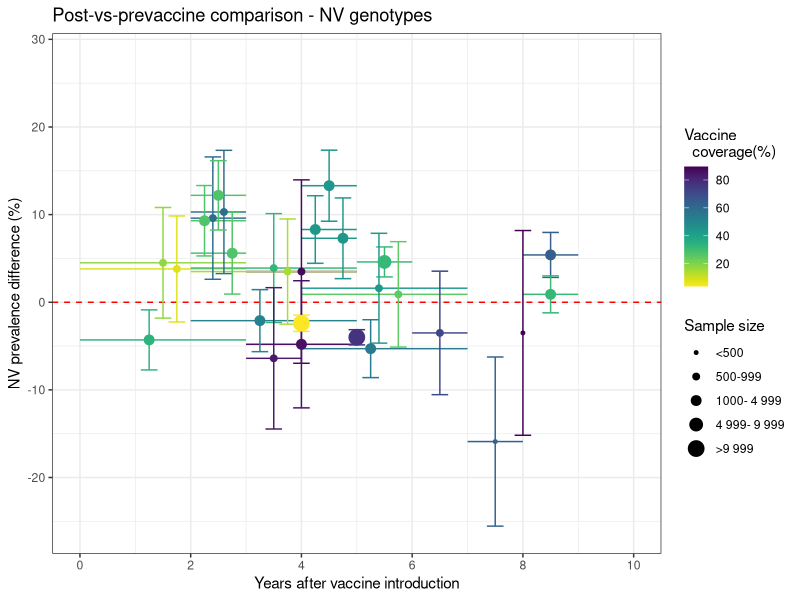
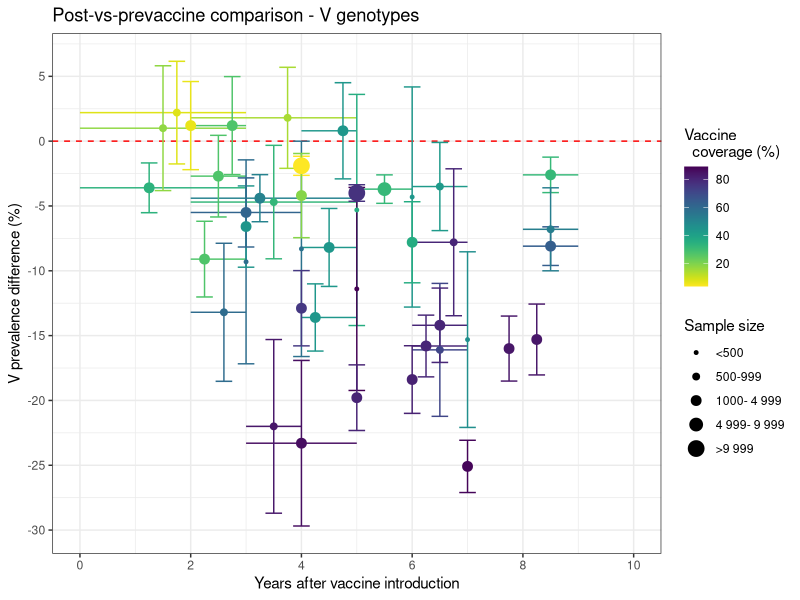
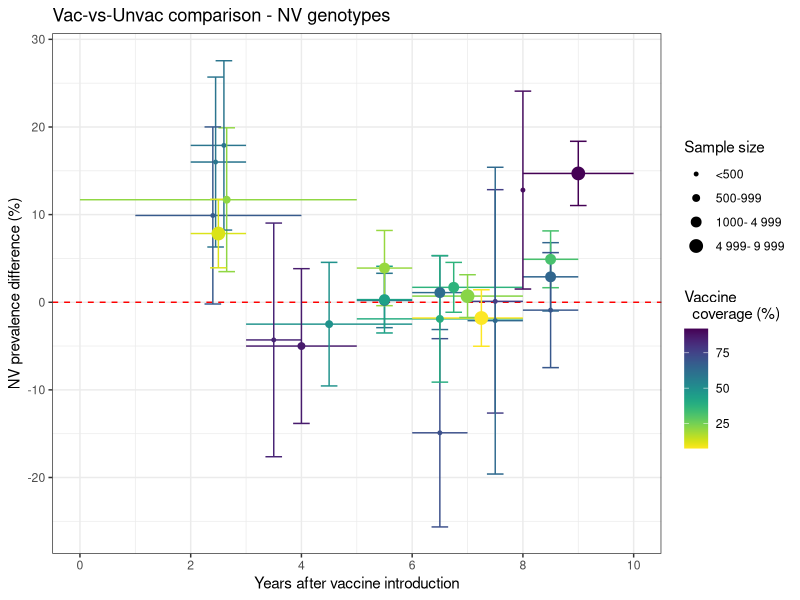
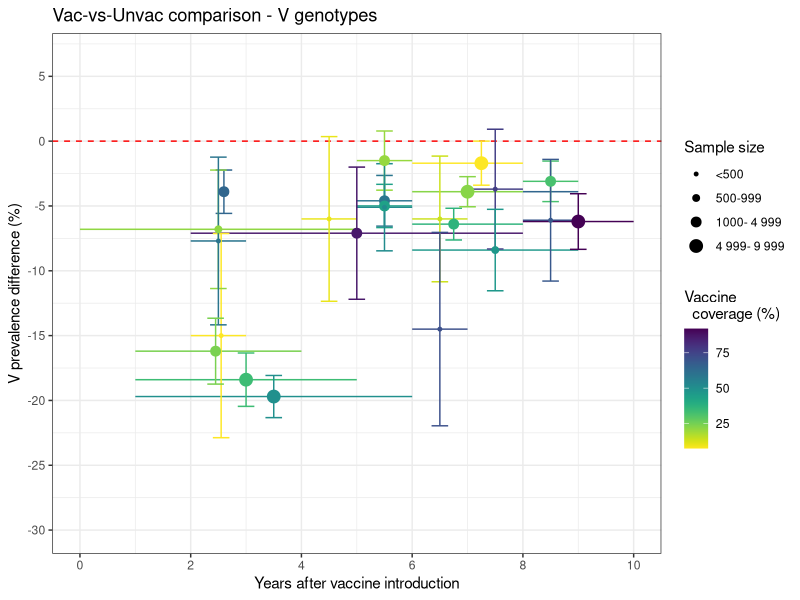

These figures' R source, in order:
rm(list = ls())

library(ggplot2)
library(viridis)

#setwd("Repositeries")
Revue<-read.csv2("review.csv")

#### Data formatting ----
Revue<-cbind(Revue,taille=Revue$taille_ref+Revue$taille_compa,tailleCat=Revue$taille_re,nameCat=c(rep("<500",25),rep("500-999",25),rep("1000- 4 999",25),rep("4 999- 9 999",25),rep(">9 999",18)))
Revue<-cbind(Revue,Nametaille=paste(Revue$taille,Revue$Name,sep=" "))
Revue$tailleCat[which(Revue$taille<500)]<-1
Revue$tailleCat[which(Revue$taille<1000 & Revue$taille>=500)]<-2
Revue$tailleCat[which(Revue$taille<5000 & Revue$taille>=1000)]<-3
Revue$tailleCat[which(Revue$taille<10000 & Revue$taille>=5000)]<-4
Revue$tailleCat[which(Revue$taille>=10000)]<-5

Revue$nameCat[which(Revue$taille<500)]<-"<500"
Revue$nameCat[which(Revue$taille<1000 & Revue$taille>=500)]="500-999"
Revue$nameCat[which(Revue$taille<5000 & Revue$taille>=1000)]<-"1000- 4 999"
Revue$nameCat[which(Revue$taille<10000 & Revue$taille>=5000)]<-"4 999- 9 999"
Revue$nameCat[which(Revue$taille>=10000)]<-">9 999"
Revue$vac<-as.numeric(as.character(Revue$vac))
Revue$decal<-as.numeric(as.character(Revue$decal))
Revue$Difference<-as.numeric(as.character(Revue$Difference))
Revue$IC_min<-as.numeric(as.character(Revue$IC_min))
Revue$IC_max<-as.numeric(as.character(Revue$IC_max))

Revue$nameCat <- factor(Revue$nameCat , levels = c("<500","500-999","1000- 4 999","4 999- 9 999",">9 999"))

revue_prePost<-Revue[which(Revue$design=="Pre/post" & Revue$genotype=="NV" ),]
revue_prePost<-as.data.frame(revue_prePost)

#figure 3C
ggplot()+ scale_y_continuous(limits=c(-26,28),breaks=seq(-30,30,10))+geom_hline(yintercept=c(0),color='red', linetype="dashed")+geom_segment(data=revue_prePost,aes(x=anne_min,xend=anne_max,y=Difference,yend=Difference, color=vac))+scale_color_viridis(name="Vaccine \n  coverage(%)",option = "D", direction = -1)+ theme_bw()+labs(title="Post-vs-prevaccine comparison - NV genotypes", x = "Years after vaccine introduction", y = "NV prevalence difference (%)")+geom_errorbar(data=revue_prePost,aes(x=decal,ymin=IC_min,ymax=IC_max, color=vac), width=.3)+geom_point(data=revue_prePost,aes(x=decal,y=Difference, color=vac,size=nameCat))+ scale_x_continuous(limits=c(0,10),breaks=seq(0,10,2))+scale_size_manual(name="Sample size",values=c(1,2,3,4,5),labels=c("<500","500-999","1000- 4 999","4 999- 9 999",">9 999"))


revue_prePost<-Revue[which(Revue$design=="Pre/post" & Revue$genotype=="V" ),]
revue_prePost<-as.data.frame(revue_prePost)
#figure 3A
ggplot()+ scale_y_continuous(limits=c(-30,6.5),breaks=seq(-30,5,5))+geom_hline(yintercept=c(0),color='red', linetype="dashed")+geom_segment(data=revue_prePost,aes(x=anne_min,xend=anne_max,y=Difference,yend=Difference, color=vac))+scale_color_viridis(name="Vaccine \n  coverage (%)",option = "D", direction = -1)+ theme_bw()+labs(title="Post-vs-prevaccine comparison - V genotypes", x = "Years after vaccine introduction", y = "V prevalence difference (%)")+geom_errorbar(data=revue_prePost,aes(x=decal,ymin=IC_min,ymax=IC_max, color=vac), width=.3)+geom_point(data=revue_prePost,aes(x=decal,y=Difference, color=vac,size=nameCat))+ scale_x_continuous(limits=c(0,10),breaks=seq(0,10,2))+scale_size_manual(name="Sample size",values=c(1,2,3,4,5),labels=c("<500","500-999","1000- 4 999","4 999- 9 999",">9 999"))



revue_prePost<-Revue[which(Revue$design=="Vac/Unvac" & Revue$genotype=="NV" ),]
revue_prePost<-as.data.frame(revue_prePost)

#figure 3D
ggplot()+ scale_y_continuous(limits=c(-26,28),breaks=seq(-30,30,10))+geom_hline(yintercept=c(0),color='red', linetype="dashed")+geom_segment(data=revue_prePost,aes(x=anne_min,xend=anne_max,y=Difference,yend=Difference, color=vac))+scale_color_viridis(name="Vaccine \n  coverage (%)",option = "D", direction = -1)+ theme_bw()+labs(title="Vac-vs-Unvac comparison - NV genotypes", x = "Years after vaccine introduction", y = "NV prevalence difference (%)")+geom_errorbar(data=revue_prePost,aes(x=decal,ymin=IC_min,ymax=IC_max, color=vac), width=.3)+geom_point(data=revue_prePost,aes(x=decal,y=Difference, color=vac,size=nameCat))+ scale_x_continuous(limits=c(0,10),breaks=seq(0,10,2))+scale_size_manual(name="Sample size",values=c(1,2,3,4,5),labels=c("<500","500-999","1000- 4 999","4 999- 9 999",">9 999"))


revue_prePost<-Revue[which(Revue$design=="Vac/Unvac" & Revue$genotype=="V" ),]
revue_prePost<-as.data.frame(revue_prePost)

#to see all points
revue_prePost$decal[1]<-2.55 
revue_prePost$decal[6]<-2.6

#figure 3B
ggplot()+ scale_y_continuous(limits=c(-30,6.5),breaks=seq(-30,5,5))+geom_hline(yintercept=c(0),color='red', linetype="dashed")+geom_segment(data=revue_prePost,aes(x=anne_min,xend=anne_max,y=Difference,yend=Difference, color=vac))+scale_color_viridis(name="Vaccine \n  coverage (%)",option = "D", direction = -1)+ theme_bw()+labs(title="Vac-vs-Unvac comparison - V genotypes", x = "Years after vaccine introduction", y = "V prevalence difference (%)")+geom_errorbar(data=revue_prePost,aes(x=decal,ymin=IC_min,ymax=IC_max, color=vac), width=.3)+geom_point(data=revue_prePost,aes(x=decal,y=Difference, color=vac,size=nameCat))+ scale_x_continuous(limits=c(0,10),breaks=seq(0,10,2))+scale_size_manual(name="Sample size",values=c(1,2,3,4,5),labels=c("<500","500-999","1000- 4 999","4 999- 9 999",">9 999"))

